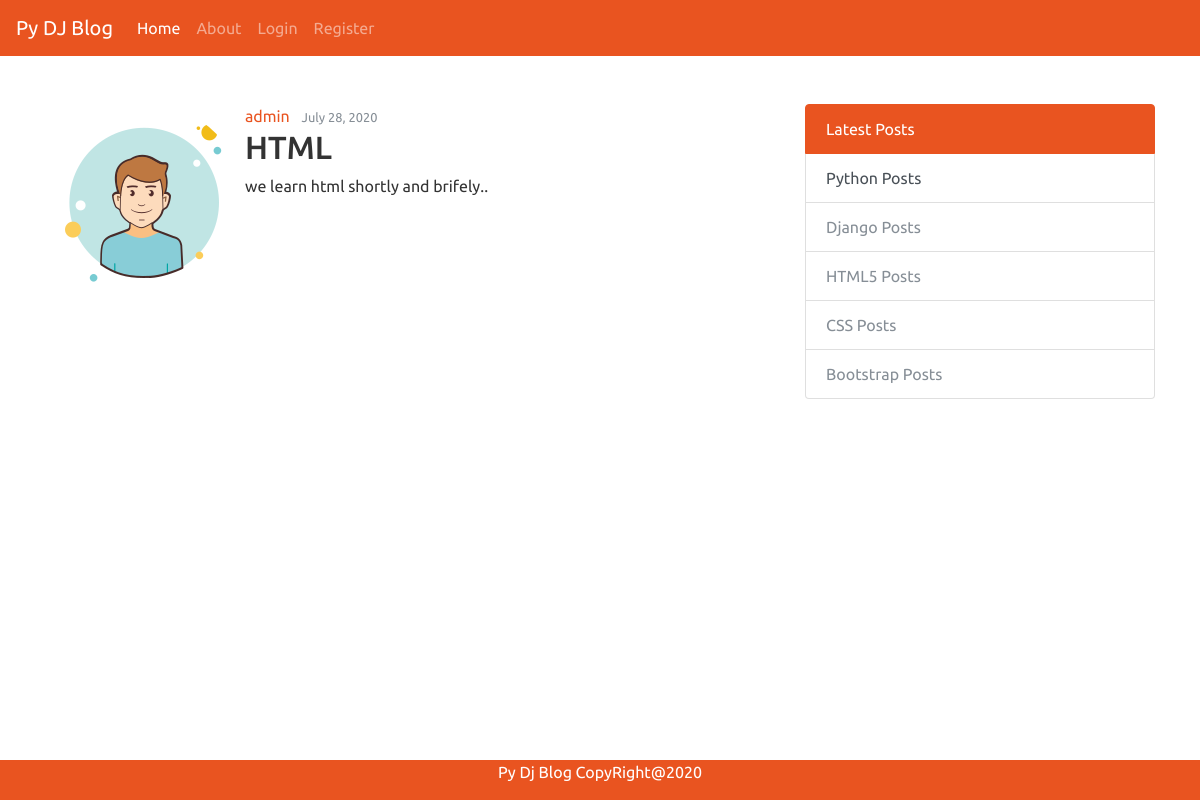
The app's page /post/2/ with its own data.
### blog/models.py (models this page shows, shortened)
class Post(models.Model):
    title = models.CharField(max_length=100)
    content = models.TextField()
    date_posted = models.DateTimeField(default=timezone.now)
    author = models.ForeignKey(User, on_delete=models.CASCADE)

### users/models.py (models this page shows, shortened)
class Profile(models.Model):
    user = models.OneToOneField(User, on_delete=models.CASCADE)
    image = models.ImageField(default='default.jpg', upload_to='profile_pics')

### blog/views.py (the view)
# urls.py: path('post/<int:pk>/', PostDetailView.as_view(), name='post-detail'),
class PostDetailView(DetailView):
    model = Post
    template_name = 'post_detail.html'

### blog/templates/post_detail.html (shortened to what this page needs)
{% extends "base.html" %} {% block content %}
<article class="media content-section">
  <img
    class="rounded-circle article-img"
    src="{{ object.author.profile.image.url }}"
  />
  <div class="media-body">
    <div class="article-metadata">
      <a class="mr-2" href="#">{{ object.author }}</a>
      <small class="text-muted">{{ object.date_posted|date:"F d, Y" }}</small>
    </div>
    <h2 class="article-title">{{ object.title }}</h2>
    <p class="article-content">{{ object.content }}</p>
  </div>
</article>
{% endblock content %}

### records on screen
Post: author.profile.image (placeholder picture), author "admin", date_posted "July 28, 2020", title "HTML", content "we learn html shortly and brifely.."
